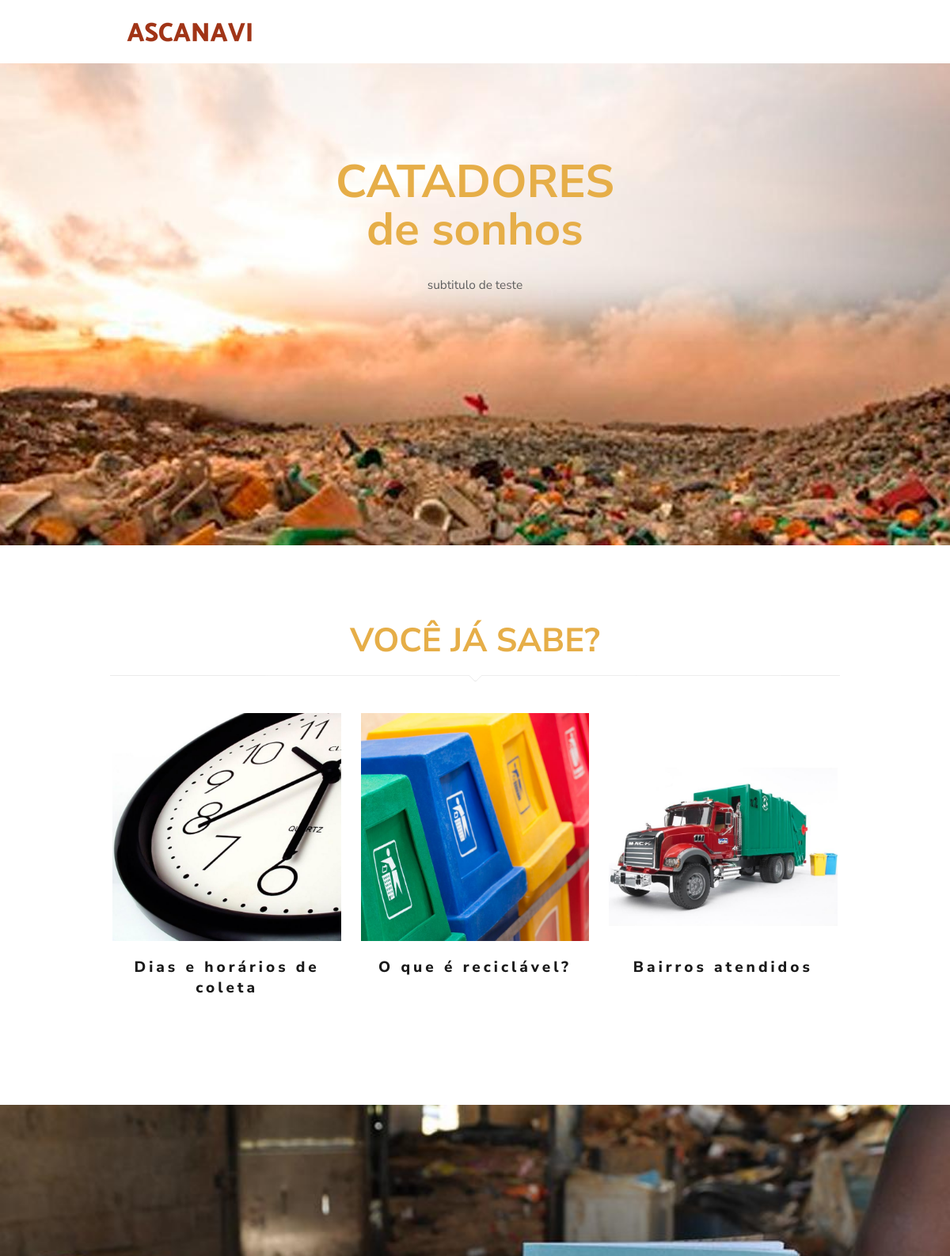
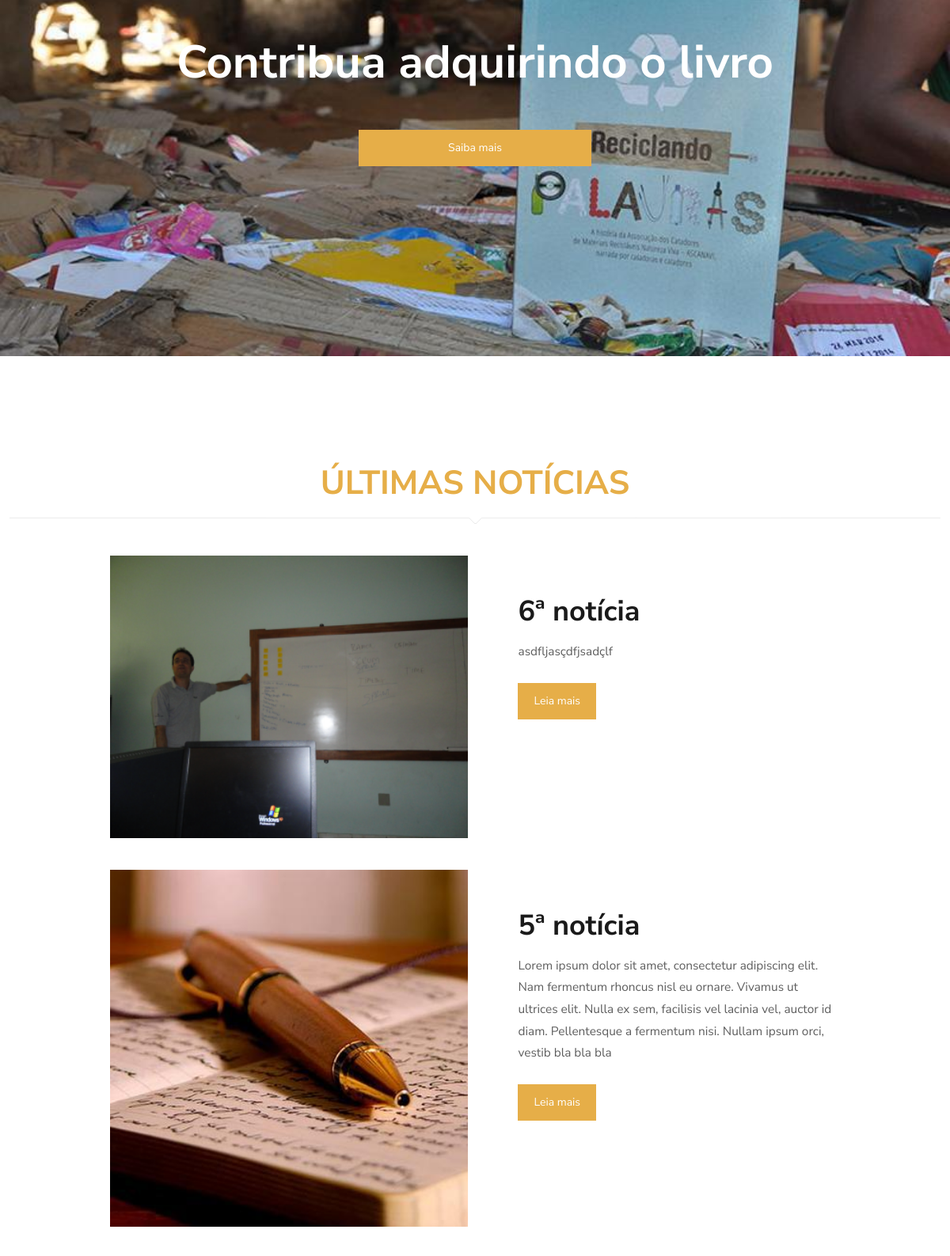
The page / (upper part) on the database its author committed (2 pictures, top to bottom).
### core/models.py (models this page shows, shortened)
class Index(models.Model):
    principal_titulo    = models.CharField(max_length=100, verbose_name='título principal')
    principal_subtitulo = models.CharField(max_length=100, verbose_name='subtítulo principal')
    principal_imagem    = ResizedImageField(size=[1920, 715], upload_to='index', verbose_name='imagem principal')
    dica_titulo         = models.CharField(max_length=100, verbose_name='título da dica')
    dica1_id            = models.ForeignKey('Dica', related_name='dica1_id', verbose_name='dica da esquerda')
    dica1_imagem        = ResizedImageField(size=[780, 780], upload_to='index', verbose_name='imagem da dica da esquerda')
    dica2_id            = models.ForeignKey('Dica', related_name='dica2_id', verbose_name='dica do meio')
    dica2_imagem        = ResizedImageField(size=[780, 780], upload_to='index', verbose_name='imagem da dica do meio')
    dica3_id            = models.ForeignKey('Dica', related_name='dica3_id', verbose_name='dica da direita')
    dica3_imagem        = ResizedImageField(size=[780, 780], upload_to='index', verbose_name='imagem da dica da direita')
    contribuir_titulo   = models.CharField(max_length=100, verbose_name='texto sobre contribuir')
    contribuir_imagem   = ResizedImageField(size=[1920, 1200], upload_to='index', verbose_name='imagem sobre contribuir')
    contrinuir_botao    = models.CharField(max_length=100, verbose_name='texto do botão sobre contribuir')
    class Meta:
        verbose_name        = 'início'
        verbose_name_plural = 'início'

class Dica(models.Model):
    id_cat         = models.ForeignKey('DicasCategoria', verbose_name='categoria')
    dt_hora        = models.DateTimeField(auto_now=True, verbose_name='data e hora da inclusão')
    titulo         = models.CharField(max_length=100, verbose_name='título')
    texto_destaque = models.TextField(max_length=500, verbose_name='texto de destaque')
    texto          = models.TextField()
    imagem         = ResizedImageField(size=[480, 375], upload_to='dicas')
    def __str__(self):
        return self.titulo

class Noticia(models.Model):
    id_cat         = models.ForeignKey('NoticiasCategoria', verbose_name='categoria')
    dt_hora        = models.DateTimeField(auto_now=True, verbose_name='data e hora da inclusão')
    titulo         = models.CharField(max_length=100, verbose_name='título')
    texto_destaque = models.TextField(max_length=500, verbose_name='texto de destaque')
    texto          = models.TextField()
    imagem         = ResizedImageField(size=[480, 375], upload_to='noticias')

### core/views.py (the view)
# urls.py: url(r'^$', index, name='index'),
def index(request):
    reg     = Index.objects.latest('id')
    itens   = Noticia.objects.order_by('-dt_hora')[:5]
    contato = Contato.objects.latest('id')
    links   = LinkUtil.objects.order_by('descricao')
    context = {'reg': reg,
               'itens': itens,
               'contato': contato,
               'links': links}
    return render(request, 'index.html', context)

### templates/index.html (shortened to what this page needs)
{% load static %}
<!DOCTYPE html>
<html class="no-js">
<head>
    <link rel='stylesheet' href="{% static 'core/css/global.css' %}">
    <link rel='stylesheet' href="{% static 'core/css/structure.css' %}">
    <link rel='stylesheet' href="{% static 'core/css/home.css' %}">
    <link rel='stylesheet' href="{% static 'core/css/custom.css' %}">
</head>
<body class="color-custom style-simple layout-full-width nice-scroll-on button-flat if-zoom if-border-hide no-content-padding hide-love header-classic minimalist-header-no sticky-header sticky-tb-color ab-hide subheader-both-center menu-link-color menuo-no-borders menuo-right mobile-tb-left mobile-side-slide mobile-mini-mr-lc mobile-header-mini mobile-sticky">
    <div id="Wrapper">
{% include 'header.html' %}
        <div id="Content">
            <div class="content_wrapper clearfix">
                <div class="sections_group">
                    <div class="entry-content">
                        <div class="section mcb-section" style="padding-top:120px; padding-bottom:260px; background-color:#ebebeb; background-image:url({{ reg.principal_imagem.url }}); background-repeat:no-repeat; background-position:center bottom;">
                            <div class="section_wrapper mcb-section-inner">
                                <div class="wrap mcb-wrap one  valign-top clearfix">
                                    <div class="mcb-wrap-inner">
                                        <div class="column mcb-column one-fifth column_placeholder">
                                            <div class="placeholder">
                                            </div>
                                        </div>
                                        <div class="column mcb-column three-fifth column_column ">
                                            <div class="column_attr clearfix align_center">
                                                <h2 class="themecolor">{% if reg %}{{ reg.principal_titulo|safe }}{% endif %}</h2>
                                                <hr class="no_line" style="margin: 0 auto 10px;" />
                                                <p class="big">
                                                    {% if reg %}{{ reg.principal_subtitulo|safe }}{% endif %}
                                                </p>
                                            </div>
                                        </div>
                                    </div>
                                </div>
                            </div>
                        </div>
                        <div class="section mcb-section" style="padding-top:100px; padding-bottom:100px;">
                            <div class="section_wrapper mcb-section-inner">
                                <div class="wrap mcb-wrap one  valign-top clearfix">
                                    <div class="mcb-wrap-inner">
                                        <div class="column mcb-column one column_fancy_heading ">
                                            <div class="fancy_heading fancy_heading_line">
                                                <h2 class="title">{% if reg %}{{ reg.dica_titulo }}{% endif %}</h2>
                                            </div>
                                        </div>
                                    </div>
                                </div>
                                <div class="wrap mcb-wrap one-third  column-margin-20px valign-top clearfix" style="padding:0 1%">
                                    <div class="mcb-wrap-inner">
                                        <div class="column mcb-column one column_zoom_box ">
                                            <div class="zoom_box">
                                                <a href="/dicas/{% if reg %}{{ reg.dica1_id_id }}{% endif %}">
                                                    <div class="photo"><img class="scale-with-grid" src="{{ reg.dica1_imagem.url }}" alt="Dias e horários de coleta" width="780" height="780" />
                                                    </div>
                                                </a>
                                            </div>
                                        </div>
                                        <div class="column mcb-column one column_column ">
                                            <div class="column_attr clearfix align_center">
                                                <h5 style="letter-spacing: 4px;">{% if reg %}{{ reg.dica1_id }}{% endif %}</h5>
                                            </div>
                                        </div>
                                    </div>
                                </div>
                                <div class="wrap mcb-wrap one-third  column-margin-20px valign-top clearfix" style="padding:0 1%">
                                    <div class="mcb-wrap-inner">
                                        <div class="column mcb-column one column_zoom_box ">
                                            <div class="zoom_box">
                                                <a href="/dicas/{% if reg %}{{ reg.dica2_id_id }}{% endif %}">
                                                    <div class="photo"><img class="scale-with-grid" src="{{ reg.dica2_imagem.url }}" alt="O que é reciclável" width="780" height="780" />
                                                    </div>
                                                </a>
                                            </div>
                                        </div>
                                        <div class="column mcb-column one column_column ">
                                            <div class="column_attr clearfix align_center">
                                                <h5 style="letter-spacing: 4px;">{% if reg %}{{ reg.dica2_id }}{% endif %}</h5>
                                            </div>
                                        </div>
                                    </div>
                                </div>
                                <div class="wrap mcb-wrap one-third  column-margin-20px valign-top clearfix" style="padding:0 1%">
                                    <div class="mcb-wrap-inner">
                                        <div class="column mcb-column one column_zoom_box ">
                                            <div class="zoom_box">
                                                <a href="/dicas/{% if reg %}{{ reg.dica3_id_id }}{% endif %}">
                                                    <div class="photo"><img class="scale-with-grid" src="{{ reg.dica3_imagem.url }}" alt="Bairros atendidos" width="780" height="780" />
                                                    </div>
                                                </a>
                                            </div>
                                        </div>
                                        <div class="column mcb-column one column_column ">
                                            <div class="column_attr clearfix align_center">
                                                <h5 style="letter-spacing: 4px;">{% if reg %}{{ reg.dica3_id }}{% endif %}</h5>
                                            </div>
                                        </div>
                                    </div>
                                </div>
                            </div>
                        </div>
                        <div class="section mcb-section has-video" style="padding-top:240px; padding-bottom:200px; background-color:#393739; background-image:url({{ reg.contribuir_imagem.url }}); background-repeat:no-repeat; background-position:center; background-size:cover">
                            <div class="section_wrapper mcb-section-inner">
                                <div class="wrap mcb-wrap one  valign-top clearfix">
                                    <div class="mcb-wrap-inner">
                                        <div class="column mcb-column one column_column ">
                                            <div class="column_attr clearfix align_center">
                                                <h2 style="color: #fff;">{% if reg %}{{ reg.contribuir_titulo|safe }}{% endif %}</h2>
                                            </div>
                                        </div>
                                        <div class="column mcb-column one-third column_placeholder">
                                            <div class="placeholder">
                                            </div>
                                        </div>
                                        <div class="column mcb-column one-third column_button">
                                            <a class="button  button_full_width button_size_2 button_theme button_js" href="/contribuir"><span class="button_label">{% if reg %}{{ reg.contrinuir_botao }}{% endif %}</span></a>
                                        </div>
                                    </div>
                                </div>
                            </div>
                        </div>
                        <div class="section mcb-section" style="padding-top:140px; padding-bottom:100px;">
                            <div class="wrap mcb-wrap one  valign-top clearfix">
                                <div class="mcb-wrap-inner">
                                    <div class="column mcb-column one column_fancy_heading ">
                                        <div class="fancy_heading fancy_heading_line">
                                            <h2 class="title">ÚLTIMAS NOTÍCIAS</h2>
                                        </div>
                                    </div>
                                </div>
                            </div>
                            <div class="section_wrapper mcb-section-inner">
                                {% for i in itens %}
                                    <div class="wrap mcb-wrap one  valign-top clearfix">
                                        <div class="mcb-wrap-inner">
                                            <div class="column mcb-column one-second column_image ">
                                                <div class="image_frame image_item no_link scale-with-grid aligncenter no_border">
                                                    <div class="image_wrapper"><img class="scale-with-grid" src="{{ i.imagem.url }}" alt="home_home_pic1" width="780" height="609" />
                                                    </div>
                                                </div>
                                            </div>
                                            <div class="column mcb-column one-second column_column ">
                                                <div class="column_attr clearfix" style=" padding:50px 0 0 10%;">
                                                    <h3>{{ i.titulo }}</h3>
                                                    <p class="big">
                                                        {{ i.texto_destaque }}
                                                    </p>
                                                    <hr class="no_line" style="margin: 0 auto 10px;" />
                                                    <a class="button  button_size_2 button_theme button_js" href="/noticias/{{ i.id }}"><span class="button_label">Leia mais</span></a>
                                                </div>
                                            </div>
                                        </div>
                                    </div>
                                {% endfor %}
                            </div>
                        </div>
                    </div>
                </div>
            </div>
        </div>
    </div>
</body>
</html>

### rows shown on the page
Index: principal_imagem (picture), principal_titulo "CATADORES de sonhos", principal_subtitulo "subtitulo de teste", dica_titulo "VOCÊ JÁ SABE?", dica1_imagem (picture), dica1_id "Dias e horários de coleta", dica2_imagem (picture), dica2_id "O que é reciclável?", dica3_imagem (picture), dica3_id "Bairros atendidos", contribuir_imagem (picture), contribuir_titulo "Contribua adquirindo o livro", contrinuir_botao "Saiba mais"
Noticia: imagem (picture), titulo "6ª notícia", texto_destaque "asdfljasçdfjsadçlf"
Noticia: imagem (picture), titulo "5ª notícia", texto_destaque "Lorem ipsum dolor sit amet, consectetur adipiscing elit. Nam fermentum rhoncus nisl eu ornare. Vivamus ut ultrices elit. Nulla ex sem, facilisis vel lacinia vel, auctor id diam. Pellentesque a fermentum nisi. Nullam ipsum orci, vestib bla bla bla"
